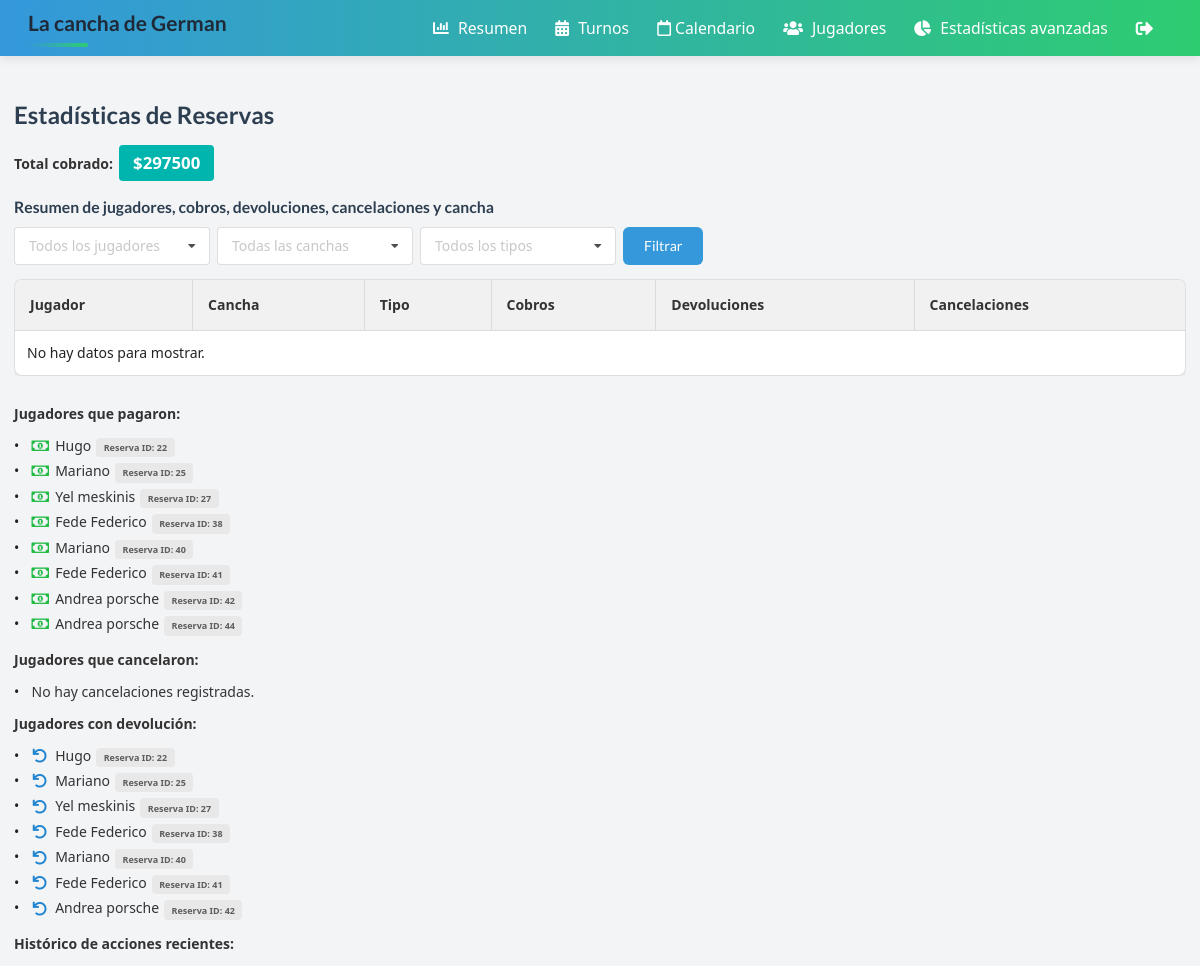
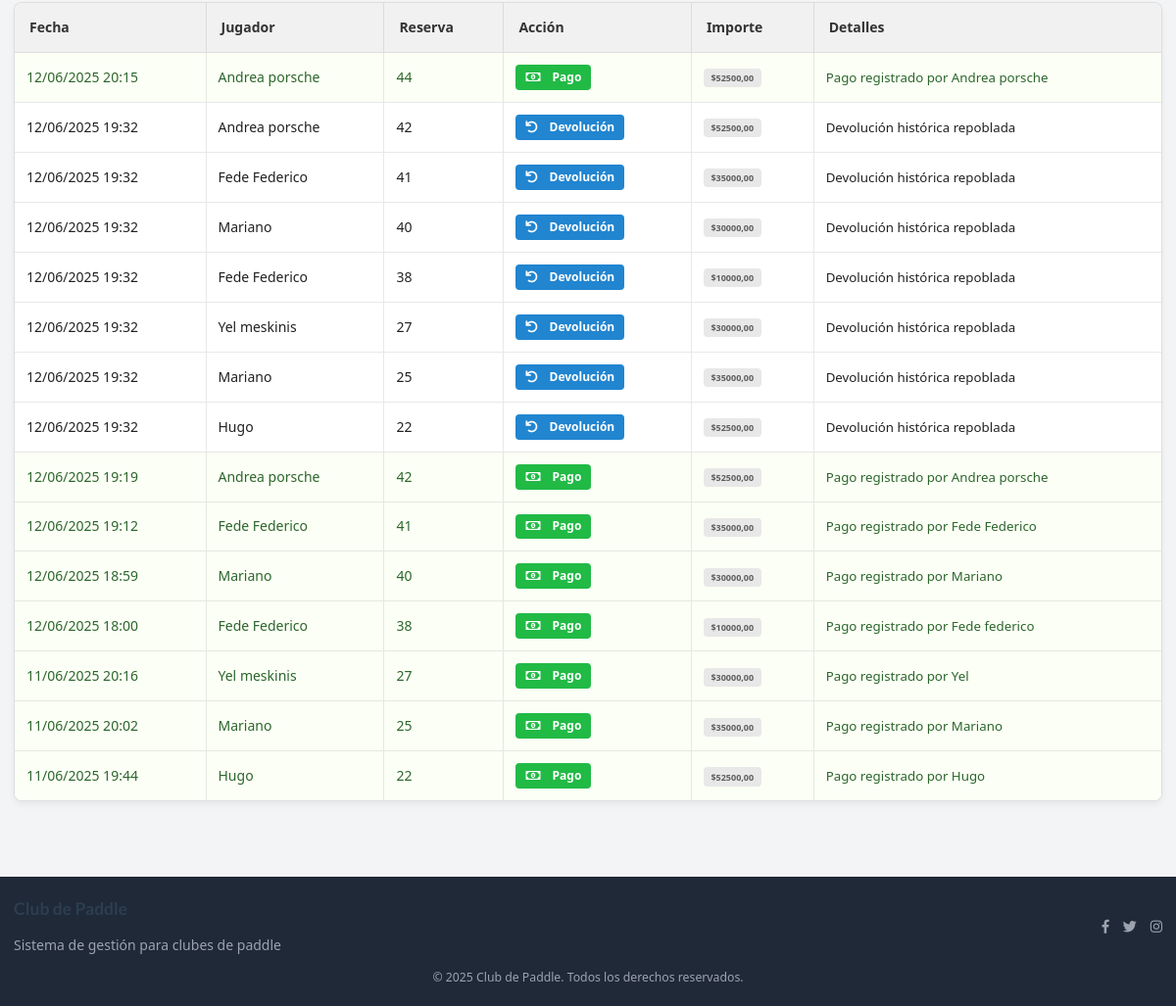
The app's page /estadisticas/, older data (2 pictures, top to bottom).
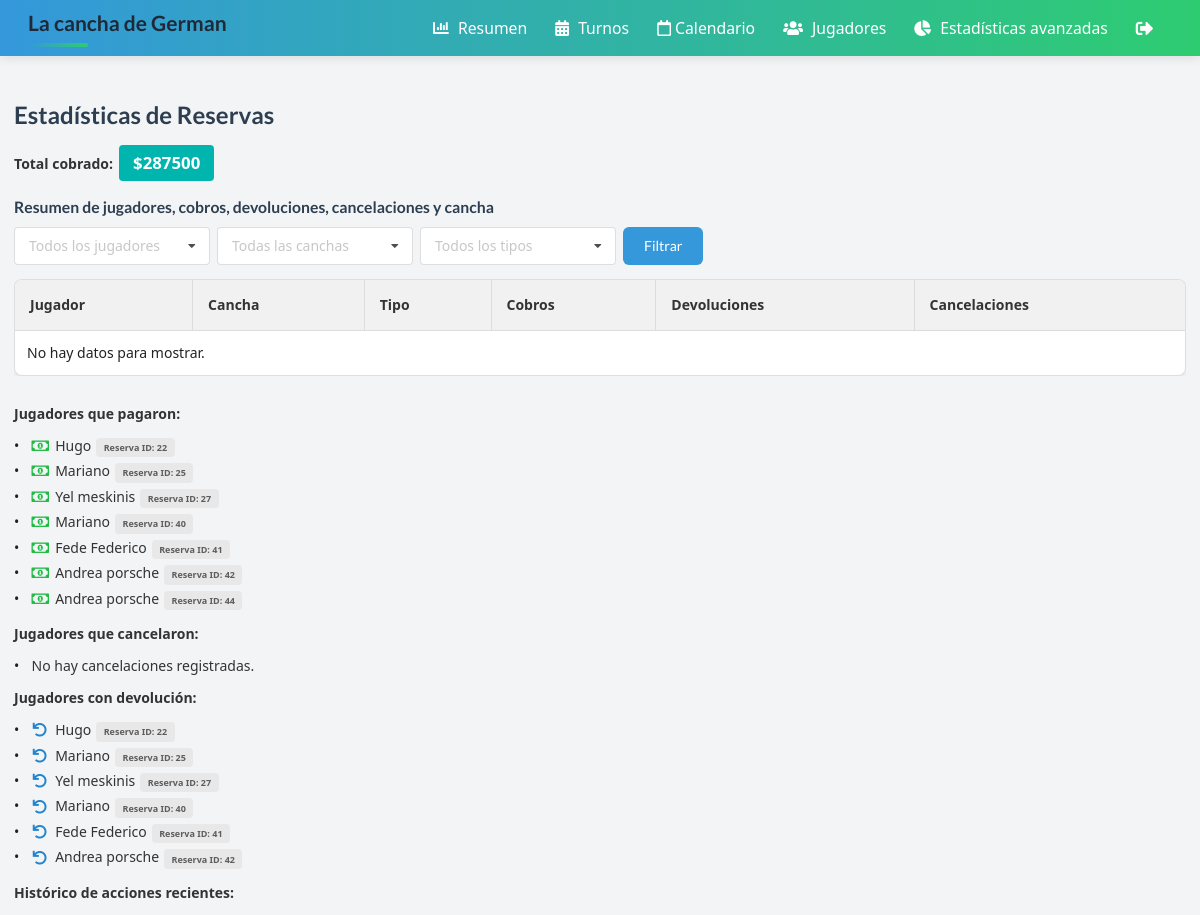
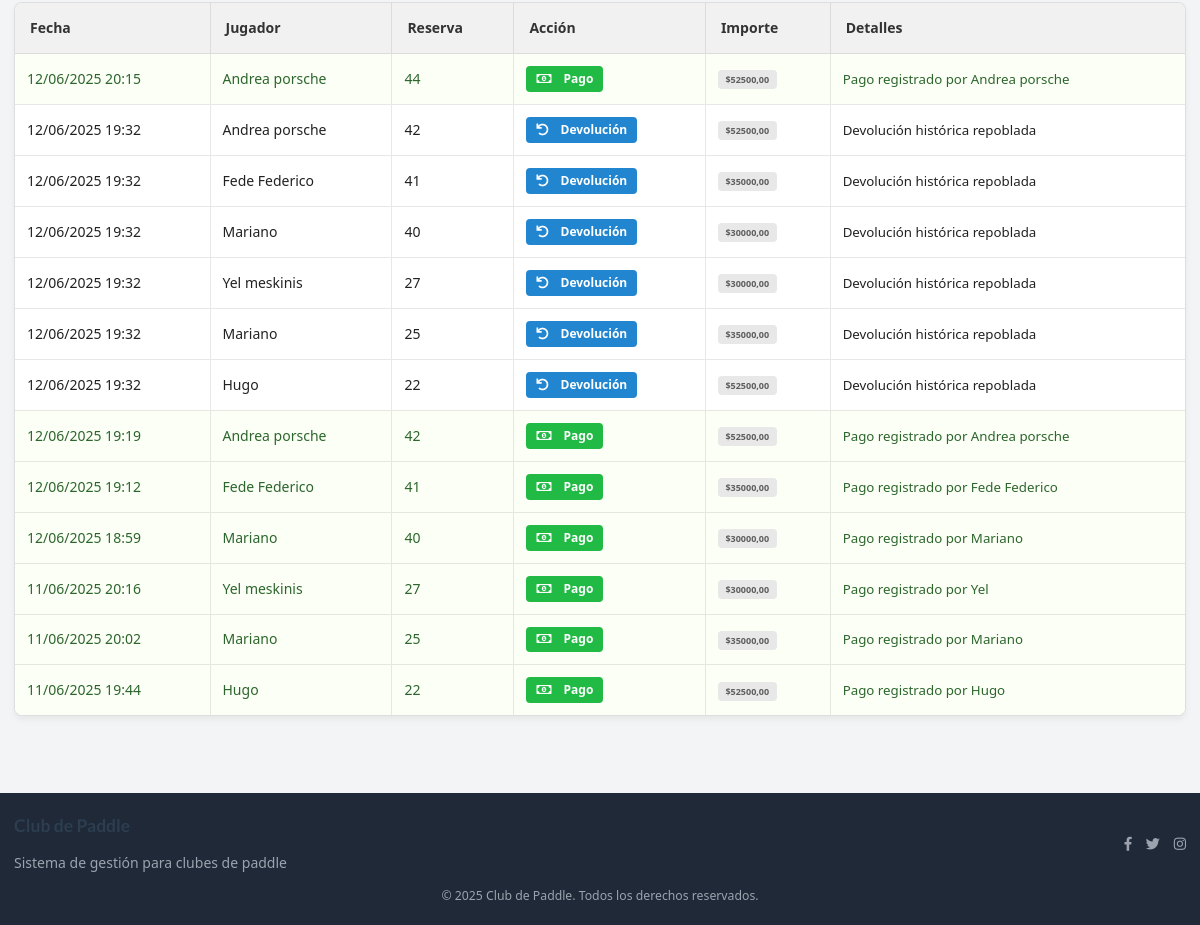
The same page, newer data (2 pictures, top to bottom).
### padel_admin/models.py (models this page shows, shortened)
class Jugadors(models.Model):
    id_jugador = models.CharField(primary_key=True, max_length=10)
    nom = models.CharField(max_length=30)
    cognom = models.CharField(max_length=30)
    nivell = models.IntegerField(
        default=1, validators=[MinValueValidator(1), MaxValueValidator(6)]
    )
    telefon = models.CharField(max_length=13)
    email = models.EmailField(max_length=50)
    contrasenya = models.CharField(max_length=30)
    foto = models.ImageField(upload_to="fotos_jugadores/", blank=True, null=True)
    fecha_alta = models.DateField(auto_now_add=True)  # Fecha de alta del jugador

class HistoricoReserva(models.Model):
    ACCION_CHOICES = [
        ("pago", "Pago realizado"),
        ("cancelacion", "Reserva cancelada"),
        ("devolucion", "Devolución realizada"),
    ]
    reserva = models.ForeignKey(Reserva, on_delete=models.CASCADE)
    jugador = models.ForeignKey(Jugadors, on_delete=models.CASCADE)
    fecha = models.DateTimeField(auto_now_add=True)
    accion = models.CharField(max_length=20, choices=ACCION_CHOICES)
    importe = models.DecimalField(max_digits=9, decimal_places=2, null=True, blank=True)
    detalles = models.TextField(blank=True, null=True)
    class Meta:
        indexes = [
            models.Index(fields=["reserva"]),
            models.Index(fields=["jugador"]),
            models.Index(fields=["fecha"]),
        ]

class Reserva(models.Model):
    jugador = models.ForeignKey(Jugadors, on_delete=models.CASCADE)
    fecha = models.DateField()
    cancha = models.ForeignKey(Pistes, on_delete=models.CASCADE)
    hora_inicio = models.TimeField()
    hora_fin = models.TimeField()
    recepcionista = models.ForeignKey(
        Recepcionista, on_delete=models.CASCADE, null=True, blank=True
    )
    objects = ReservaManager()
    class Meta:
        unique_together = ("cancha", "fecha", "hora_inicio")
        indexes = [
            models.Index(fields=["fecha"]),
            models.Index(fields=["jugador"]),
            models.Index(fields=["cancha"]),
        ]

### padel_admin/views_estadisticas.py (the view)
# urls.py: path("estadisticas/", estadisticas_reservas, name="estadisticas_reservas"),
def estadisticas_reservas(request):
    pagos = HistoricoReserva.objects.filter(accion="pago").select_related(
        "jugador", "reserva"
    )
    jugadores_pagaron = pagos.values_list(
        "jugador__nom", "jugador__cognom", "reserva__id"
    ).distinct()
    total_cobrado = pagos.aggregate(total=Sum("importe"))["total"] or 0
    cancelaciones = HistoricoReserva.objects.filter(
        accion="cancelacion"
    ).select_related("jugador", "reserva")
    jugadores_cancelaron = cancelaciones.values_list(
        "jugador__nom", "jugador__cognom", "reserva__id"
    ).distinct()
    devoluciones = HistoricoReserva.objects.filter(accion="devolucion").select_related(
        "jugador", "reserva"
    )
    jugadores_devolvieron = devoluciones.values_list(
        "jugador__nom", "jugador__cognom", "reserva__id"
    ).distinct()
    historico = HistoricoReserva.objects.select_related("jugador", "reserva").order_by(
        "-fecha"
    )[:100]
    return render(
        request,
        "estadisticas_reservas.html",
        {
            "jugadores_pagaron": jugadores_pagaron,
            "total_cobrado": total_cobrado,
            "jugadores_cancelaron": jugadores_cancelaron,
            "jugadores_devolvieron": jugadores_devolvieron,
            "historico": historico,
        },
    )

### padel_admin/templates/estadisticas_reservas.html (shortened to what the changed rows need)
{% extends "base.html" %}
{% block content %}
<h2>Estadísticas de Reservas</h2>
<div class="mb-4">
  <strong>Total cobrado:</strong> <span class="ui teal label" style="font-size:1.2em;">${{ total_cobrado }}</span>
</div>
<div class="mb-8">
  <div class="overflow-x-auto">
    <table class="ui celled table">
      <thead>
        <tr>
          <th>Jugador</th>
          <th>Cancha</th>
          <th>Tipo</th>
          <th>Cobros</th>
          <th>Devoluciones</th>
          <th>Cancelaciones</th>
        </tr>
      </thead>
    </table>
  </div>
</div>
<div class="mb-4">
  <ul class="ui list">
    {% for nom, cognom, reserva_id in jugadores_pagaron %}
      <li><i class="money bill alternate outline icon green" title="Pagó"></i> <span class="ui green text">{{ nom }} {{ cognom }}</span> <span class="ui mini label">Reserva ID: {{ reserva_id }}</span></li>
    {% empty %}
      <li>No hay pagos registrados.</li>
    {% endfor %}
  </ul>
</div>
<div class="mb-4">
  <ul class="ui list">
    {% for nom, cognom, reserva_id in jugadores_devolvieron %}
      <li><i class="undo icon blue" title="Devolución"></i> <span class="ui blue text">{{ nom }} {{ cognom }}</span> <span class="ui mini label">Reserva ID: {{ reserva_id }}</span></li>
    {% empty %}
      <li>No hay devoluciones registradas.</li>
    {% endfor %}
  </ul>
</div>
<div class="mb-4">
  <table class="ui celled table">
    <thead>
      <tr>
        <th>Fecha</th>
        <th>Jugador</th>
        <th>Reserva</th>
        <th>Acción</th>
        <th>Importe</th>
        <th>Detalles</th>
      </tr>
    </thead>
    <tbody>
    {% for h in historico %}
      <tr class="{% if h.accion == 'pago' %}positive{% elif h.accion == 'devolucion' %}blue{% elif h.accion == 'cancelacion' %}warning{% endif %}">
        <td>{{ h.fecha|date:'d/m/Y H:i' }}</td>
        <td>{{ h.jugador.nom }} {{ h.jugador.cognom }}</td>
        <td>{{ h.reserva.id }}</td>
        <td>
          {% if h.accion == 'pago' %}
            <span class="ui green label"><i class="money bill alternate outline icon"></i> Pago</span>
          {% elif h.accion == 'devolucion' %}
            <span class="ui blue label"><i class="undo icon"></i> Devolución</span>
          {% elif h.accion == 'cancelacion' %}
            <span class="ui orange label"><i class="ban icon"></i> Cancelación</span>
          {% else %}
            <span class="ui label">{{ h.get_accion_display }}</span>
          {% endif %}
        </td>
        <td>{% if h.importe %}<span class="ui mini label">${{ h.importe }}</span>{% else %}-{% endif %}</td>
        <td>
          {% if h.detalles %}
            <span style="font-size:0.95em;">{{ h.detalles }}</span>
          {% else %}-{% endif %}
        </td>
      </tr>
      {% empty %}
        <tr><td colspan="6">No hay acciones registradas.</td></tr>
      {% endfor %}
    </tbody>
  </table>
</div>
{% endblock %}

Row changes from the older to the newer data that the page shows:
no longer on one of the page's lists (row unchanged): Jugadors: cognom "Federico"
removed HistoricoReserva: fecha "12/06/2025 19:32", jugador.nom "Fede", jugador.cognom "Federico", reserva.id "38", accion "devolucion" (drawn), importe "10000,00", detalles "Devolución histórica repoblada"
removed HistoricoReserva: fecha "12/06/2025 18:00", jugador.nom "Fede", jugador.cognom "Federico", reserva.id "38", accion "pago" (drawn), importe "10000,00", detalles "Pago registrado por Fede federico"
computed for Jugadors "Federico": reserva_id "38" → "41"
Text that changed along with them:
{{ total_cobrado }}: "297500" → "287500"
